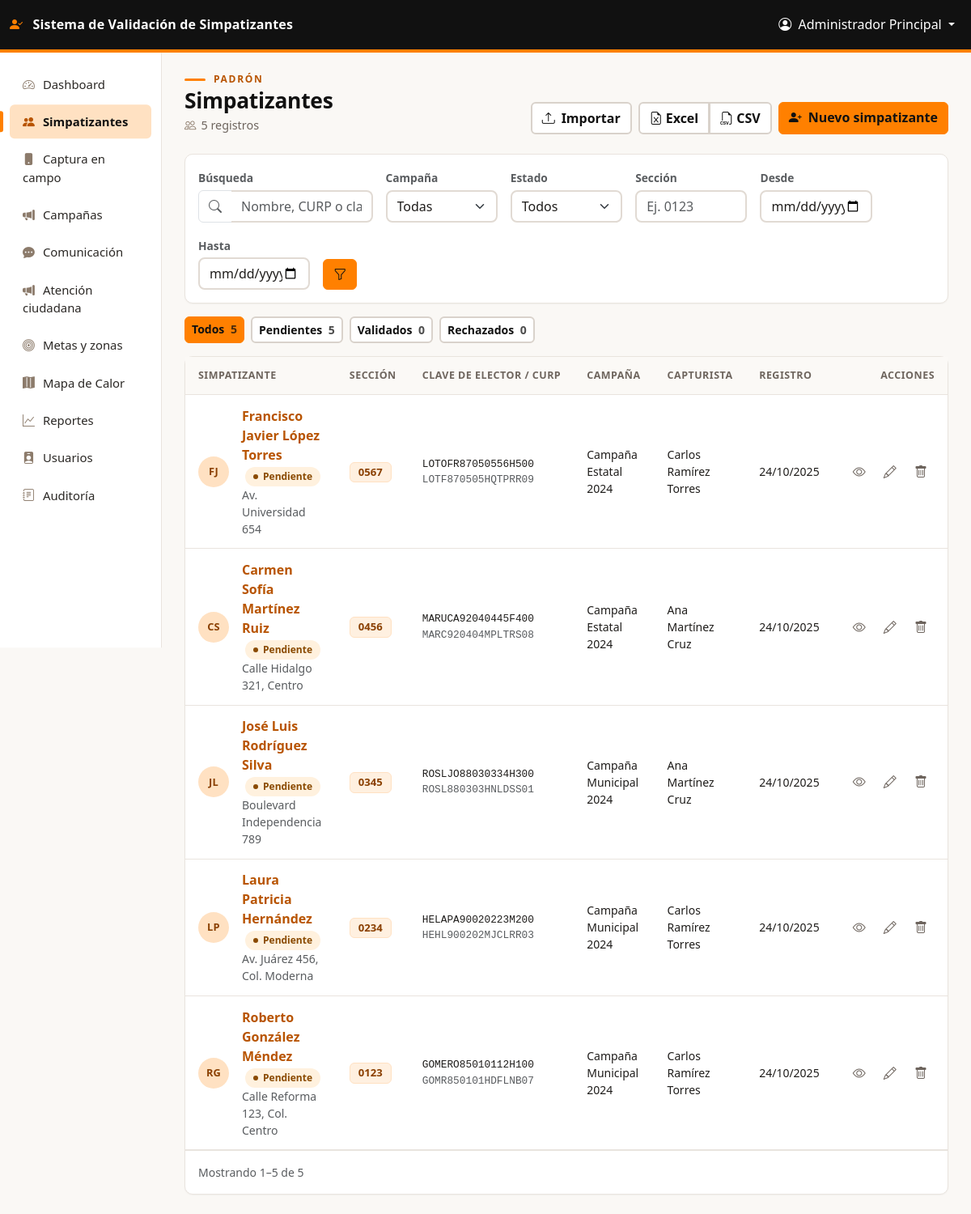
The page /public/simpatizantes/index.php (signed in) on the database its author committed.
### tables this page shows
CREATE TABLE IF NOT EXISTS simpatizantes (
    id INT AUTO_INCREMENT PRIMARY KEY,
    nombre_completo VARCHAR(150) NOT NULL,
    domicilio_completo TEXT NOT NULL,
    sexo ENUM('M', 'F', 'O') NULL,
    ciudad VARCHAR(100),
    clave_elector VARCHAR(18),
    curp VARCHAR(18),
    fecha_nacimiento DATE,
    ano_registro INT,
    vigencia INT,
    seccion_electoral VARCHAR(10) NOT NULL,
    telefono VARCHAR(20),
    whatsapp VARCHAR(20),
    email VARCHAR(100),
    twitter VARCHAR(100),
    instagram VARCHAR(100),
    facebook VARCHAR(100),
    youtube VARCHAR(100),
    tiktok VARCHAR(100),
    observaciones TEXT,
    latitud DECIMAL(10, 8),
    longitud DECIMAL(11, 8),
    ine_frontal VARCHAR(255),
    ine_posterior VARCHAR(255),
    firma_digital VARCHAR(255),
    campana_id INT,
    capturista_id INT,
    metodo_captura ENUM('manual', 'escaneo') DEFAULT 'manual',
    validado TINYINT(1) DEFAULT 0,
    estatus_validacion ENUM('pendiente', 'validado', 'rechazado') NOT NULL DEFAULT 'pendiente',
    motivo_rechazo VARCHAR(255) NULL,
    duplicado TINYINT(1) DEFAULT 0,
    uuid_cliente CHAR(36) NULL,
    consentimiento TINYINT(1) NULL,
    consentimiento_fecha DATETIME NULL,
    baja_comunicacion TINYINT(1) NOT NULL DEFAULT 0,
    baja_token CHAR(32) NULL,
    ultimo_contacto DATETIME NULL,
    colonia VARCHAR(100) NULL,
    comentario_colonia VARCHAR(500) NULL,
    created_at TIMESTAMP DEFAULT CURRENT_TIMESTAMP,
    updated_at TIMESTAMP DEFAULT CURRENT_TIMESTAMP ON UPDATE CURRENT_TIMESTAMP,
    FOREIGN KEY (campana_id) REFERENCES campanas(id) ON DELETE SET NULL,
    FOREIGN KEY (capturista_id) REFERENCES usuarios(id) ON DELETE SET NULL,
    INDEX idx_clave_elector (clave_elector),
    INDEX idx_curp (curp),
    INDEX idx_whatsapp (whatsapp),
    INDEX idx_email (email),
    INDEX idx_telefono (telefono),
    INDEX idx_estatus (estatus_validacion),
    INDEX idx_seccion_nombre (seccion_electoral, nombre_completo(60)),
    UNIQUE INDEX uq_uuid_cliente (uuid_cliente),
    UNIQUE INDEX uq_baja_token (baja_token),
    INDEX idx_ultimo_contacto (ultimo_contacto),
    INDEX idx_consentimiento (consentimiento, baja_comunicacion),
    INDEX idx_seccion (seccion_electoral),
    INDEX idx_campana (campana_id),
    INDEX idx_capturista (capturista_id),
    INDEX idx_ubicacion (latitud, longitud),
    INDEX idx_created_at (created_at)
);

CREATE TABLE IF NOT EXISTS campanas (
    id INT AUTO_INCREMENT PRIMARY KEY,
    nombre VARCHAR(150) NOT NULL,
    descripcion TEXT,
    fecha_inicio DATE NOT NULL,
    fecha_fin DATE NOT NULL,
    candidato_id INT,
    activa TINYINT(1) DEFAULT 1,
    created_at TIMESTAMP DEFAULT CURRENT_TIMESTAMP,
    updated_at TIMESTAMP DEFAULT CURRENT_TIMESTAMP ON UPDATE CURRENT_TIMESTAMP,
    FOREIGN KEY (candidato_id) REFERENCES usuarios(id) ON DELETE SET NULL,
    INDEX idx_activa (activa),
    INDEX idx_fechas (fecha_inicio, fecha_fin)
);

CREATE TABLE IF NOT EXISTS usuarios (
    id INT AUTO_INCREMENT PRIMARY KEY,
    username VARCHAR(50) UNIQUE NOT NULL,
    email VARCHAR(100) UNIQUE NOT NULL,
    password VARCHAR(255) NOT NULL,
    nombre_completo VARCHAR(150) NOT NULL,
    rol ENUM('super_admin', 'admin', 'candidato', 'coordinador', 'capturista') NOT NULL DEFAULT 'capturista',
    activo TINYINT(1) DEFAULT 1,
    intentos_fallidos INT DEFAULT 0,
    bloqueado_hasta DATETIME NULL,
    whatsapp VARCHAR(20),
    twitter VARCHAR(100),
    instagram VARCHAR(100),
    facebook VARCHAR(100),
    youtube VARCHAR(100),
    tiktok VARCHAR(100),
    created_at TIMESTAMP DEFAULT CURRENT_TIMESTAMP,
    updated_at TIMESTAMP DEFAULT CURRENT_TIMESTAMP ON UPDATE CURRENT_TIMESTAMP,
    INDEX idx_rol (rol),
    INDEX idx_email (email),
    INDEX idx_activo (activo)
);

### public/simpatizantes/index.php (the view, shortened to what the rows shown need)
<?php
require_once __DIR__ . '/../../config/Database.php';
require_once __DIR__ . '/../../app/controllers/AuthController.php';
require_once __DIR__ . '/../../app/controllers/SimpatizanteController.php';
$auth = new AuthController();
$auth->requiereAutenticacion();
$controller = new SimpatizanteController();
$filtros = [];
$page = isset($_GET['page']) ? max(1, (int)$_GET['page']) : 1;
$resultado = $controller->listar($filtros, $page);
include __DIR__ . '/../../app/views/layouts/header.php';
?>
<?php
$puedeEliminar = in_array($auth->obtenerRol(), ['super_admin', 'admin']);
$filtrosGet = [];
$hayFiltros = !empty($filtrosGet);
?>
<div class="container-fluid p-0">
    <div class="page-head">
        <div>
            <h1>Simpatizantes</h1>
        </div>
    </div>
    <div class="card">
        <div class="table-responsive">
            <table class="table table-hover align-middle mb-0 simp-table">
                <thead>
                    <tr>
                        <th>Simpatizante</th>
                        <th>Sección</th>
                        <th class="d-none d-xl-table-cell">Clave de elector / CURP</th>
                        <th class="d-none d-lg-table-cell">Campaña</th>
                        <th class="d-none d-xl-table-cell">Capturista</th>
                        <th>Registro</th>
                        <th class="text-end">Acciones</th>
                    </tr>
                </thead>
                <tbody>
                <?php if (empty($resultado['simpatizantes'])): ?>
                    <tr>
                        <td colspan="7">
                            <div class="empty-state">
                                <i class="bi bi-people"></i>
                                <p class="mt-3 mb-1"><?php echo $hayFiltros ? 'Ningún simpatizante coincide con los filtros.' : 'Aún no hay simpatizantes registrados.'; ?></p>
                                <?php if ($hayFiltros): ?>
                                    <a href="<?php echo BASE_URL; ?>/public/simpatizantes/index.php" class="btn btn-sm btn-soft mt-2">Limpiar filtros</a>
                                <?php endif; ?>
                            </div>
                        </td>
                    </tr>
                <?php else: ?>
                    <?php foreach ($resultado['simpatizantes'] as $simp):
                        $nombre = trim($simp['nombre_completo'] ?? '');
                        $partes = preg_split('/\s+/', $nombre);
                        $iniciales = mb_strtoupper(mb_substr($partes[0] ?? '', 0, 1) . mb_substr($partes[1] ?? '', 0, 1));
                        $domicilio = mb_strimwidth((string)($simp['domicilio_completo'] ?? ''), 0, 48, '…');
                        $estatus = $simp['estatus_validacion'] ?? (!empty($simp['validado']) ? 'validado' : 'pendiente');
                        $pillClase = ['pendiente' => 'pend', 'validado' => 'on', 'rechazado' => 'bad'][$estatus] ?? 'off';
                        $pillTexto = ['pendiente' => 'Pendiente', 'validado' => 'Validado', 'rechazado' => 'Rechazado'][$estatus] ?? 'Pendiente';
                    ?>
                        <tr>
                            <td>
                                <div class="d-flex align-items-center gap-3">
                                    <span class="avatar"><?php echo htmlspecialchars($iniciales ?: '?'); ?></span>
                                    <div class="min-w-0">
                                        <a class="fw-semibold text-decoration-none" href="<?php echo BASE_URL; ?>/public/simpatizantes/ver.php?id=<?php echo (int)$simp['id']; ?>">
                                            <?php echo htmlspecialchars($nombre); ?>
                                        </a>
                                        <span class="status-pill <?php echo $pillClase; ?> ms-1"><?php echo $pillTexto; ?></span>
                                        <div class="small text-muted"><?php echo htmlspecialchars($domicilio); ?></div>
                                    </div>
                                </div>
                            </td>
                            <td><span class="sec-pill"><?php echo htmlspecialchars($simp['seccion_electoral'] ?? '—'); ?></span></td>
                            <td class="d-none d-xl-table-cell">
                                <div class="mono small"><?php echo htmlspecialchars($simp['clave_elector'] ?: '—'); ?></div>
                                <div class="mono small text-muted"><?php echo htmlspecialchars($simp['curp'] ?: '—'); ?></div>
                            </td>
                            <td class="d-none d-lg-table-cell small"><?php echo htmlspecialchars($simp['campana_nombre'] ?? '—'); ?></td>
                            <td class="d-none d-xl-table-cell small"><?php echo htmlspecialchars($simp['capturista_nombre'] ?? '—'); ?></td>
                            <td class="small text-nowrap"><?php echo date('d/m/Y', strtotime($simp['created_at'])); ?></td>
                            <td class="text-end text-nowrap">
                                <a href="<?php echo BASE_URL; ?>/public/simpatizantes/ver.php?id=<?php echo (int)$simp['id']; ?>" class="icon-btn" title="Ver detalle"><i class="bi bi-eye"></i></a>
                                <a href="<?php echo BASE_URL; ?>/public/simpatizantes/editar.php?id=<?php echo (int)$simp['id']; ?>" class="icon-btn" title="Editar"><i class="bi bi-pencil"></i></a>
                                <?php if ($puedeEliminar): ?>
                                    <a href="<?php echo BASE_URL; ?>/public/simpatizantes/eliminar.php?id=<?php echo (int)$simp['id']; ?>" class="icon-btn danger" title="Eliminar"><i class="bi bi-trash"></i></a>
                                <?php endif; ?>
                            </td>
                        </tr>
                    <?php endforeach; ?>
                <?php endif; ?>
                </tbody>
            </table>
        </div>
    </div>
</div>
<?php include __DIR__ . '/../../app/views/layouts/footer.php'; ?>

### rows shown on the page
simpatizantes: nombre_completo "FJ", nombre_completo "Francisco Javier López Torres", estatus_validacion "Pendiente", domicilio_completo "Av. Universidad 654", seccion_electoral "0567", clave_elector "LOTOFR87050556H500", curp "LOTF870505HQTPRR09", campana.nombre "Campaña Estatal 2024", capturista.nombre_completo "Carlos Ramírez Torres", created_at "24/10/2025"
simpatizantes: nombre_completo "CS", nombre_completo "Carmen Sofía Martínez Ruiz", estatus_validacion "Pendiente", domicilio_completo "Calle Hidalgo 321, Centro", seccion_electoral "0456", clave_elector "MARUCA92040445F400", curp "MARC920404MPLTRS08", campana.nombre "Campaña Estatal 2024", capturista.nombre_completo "Ana Martínez Cruz", created_at "24/10/2025"
simpatizantes: nombre_completo "JL", nombre_completo "José Luis Rodríguez Silva", estatus_validacion "Pendiente", domicilio_completo "Boulevard Independencia 789", seccion_electoral "0345", clave_elector "ROSLJO88030334H300", curp "ROSL880303HNLDSS01", campana.nombre "Campaña Municipal 2024", capturista.nombre_completo "Ana Martínez Cruz", created_at "24/10/2025"
simpatizantes: nombre_completo "LP", nombre_completo "Laura Patricia Hernández", estatus_validacion "Pendiente", domicilio_completo "Av. Juárez 456, Col. Moderna", seccion_electoral "0234", clave_elector "HELAPA90020223M200", curp "HEHL900202MJCLRR03", campana.nombre "Campaña Municipal 2024", capturista.nombre_completo "Carlos Ramírez Torres", created_at "24/10/2025"
simpatizantes: nombre_completo "RG", nombre_completo "Roberto González Méndez", estatus_validacion "Pendiente", domicilio_completo "Calle Reforma 123, Col. Centro", seccion_electoral "0123", clave_elector "GOMERO85010112H100", curp "GOMR850101HDFLNB07", campana.nombre "Campaña Municipal 2024", capturista.nombre_completo "Carlos Ramírez Torres", created_at "24/10/2025"

### other values the page prints
APP_NAME "Sistema de Validación de Simpatizantes"
$_SESSION['nombre_completo'] "Administrador Principal"
$total "5"
$chip[1] "Todos"
$chip[2] "5"
$chip[1] "Pendientes"
$chip[1] "Validados"
$chip[2] "0"
$chip[1] "Rechazados"
$desde "1"
$hasta "5"
